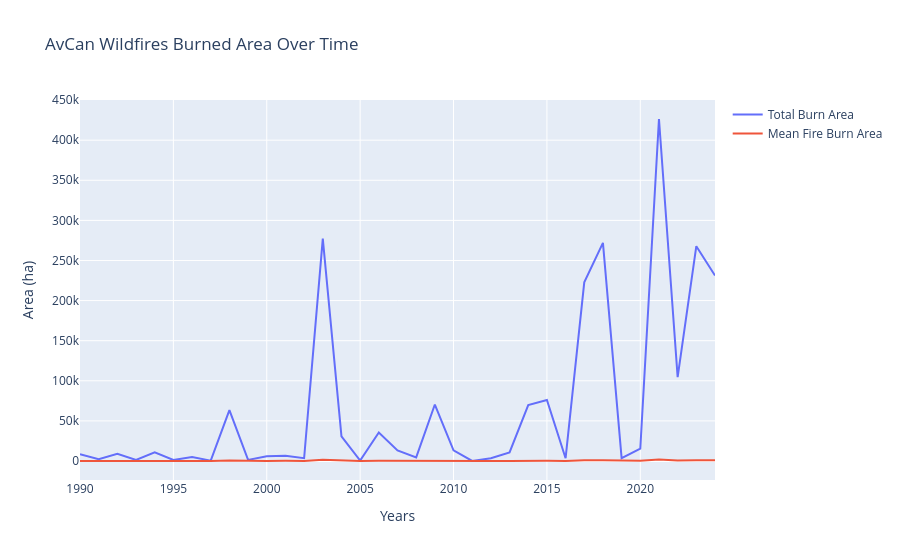

Notebook cell for this chart:
### Code cell
fig4 = go.Figure()

fig4.update_layout(
    title_text = "AvCan Wildfires Burned Area Over Time",
    xaxis_title = "Years",
    yaxis_title = "Area (ha)"
)

fig4.add_trace( go.Scatter(
    x = avcan_yearly["Year"],
    y = avcan_yearly["area_sum_ha"],
    name = "Total Burn Area",
    showlegend = True,

    # customdata = (np.column_stack([
    # ])),

    hovertemplate = (
        "Year: %{x}"
        "<br>Area: %{y}"
    )
))

fig4.add_trace(go.Scatter(
    x = avcan_yearly["Year"],
    y = avcan_yearly["area_mean_ha"],
    name = "Mean Fire Burn Area",

    hovertemplate= (
        "Year: %{x}"
        "<br>Area %{y}"
    )
))

### Figure 1 — Plotly figure (JSON) as saved in the notebook; plotly's stock layout.template omitted (floating-point values rounded to 4 significant figures)
{"data": [{"hovertemplate": "Year: %{x}<br>Area: %{y}", "name": "Total Burn Area", "showlegend": true, "type": "scatter", "x": [1990, 1991, 1992, 1993, 1994, 1995, 1996, 1997, 1998, 1999, 2000, 2001, 2002, 2003, 2004, 2005, 2006, 2007, 2008, 2009, 2010, 2011, 2012, 2013, 2014, 2015, 2016, 2017, 2018, 2019, 2020, 2021, 2022, 2023, 2024], "y": [8427.0, 2257.0, 8944.0, 1213.0, 10800.0, 1361.0, 5022.0, 487.5, 63400.0, 1414.0, 6001.0, 6607.0, 3584.0, 277300.0, 30750.0, 564.7, 35600.0, 13250.0, 4494.0, 70440.0, 13330.0, 134.7, 3385.0, 10640.0, 69650.0, 76020.0, 3485.0, 222800.0, 272000.0, 3520.0, 15290.0, 426400.0, 104500.0, 267800.0, 231200.0]}, {"hovertemplate": "Year: %{x}<br>Area %{y}", "name": "Mean Fire Burn Area", "type": "scatter", "x": [1990, 1991, 1992, 1993, 1994, 1995, 1996, 1997, 1998, 1999, 2000, 2001, 2002, 2003, 2004, 2005, 2006, 2007, 2008, 2009, 2010, 2011, 2012, 2013, 2014, 2015, 2016, 2017, 2018, 2019, 2020, 2021, 2022, 2023, 2024], "y": [159.0, 83.58, 194.4, 75.79, 150.0, 52.36, 239.1, 40.62, 561.1, 41.58, 122.5, 254.1, 108.6, 1712.0, 410.1, 28.24, 280.3, 95.32, 27.74, 267.8, 103.3, 4.645, 43.4, 73.9, 467.5, 385.9, 43.03, 1027.0, 790.6, 52.53, 171.9, 1748.0, 499.8, 901.7, 932.2]}], "layout": {"title": {"text": "AvCan Wildfires Burned Area Over Time"}, "xaxis": {"title": {"text": "Years"}}, "yaxis": {"title": {"text": "Area (ha)"}}}}
